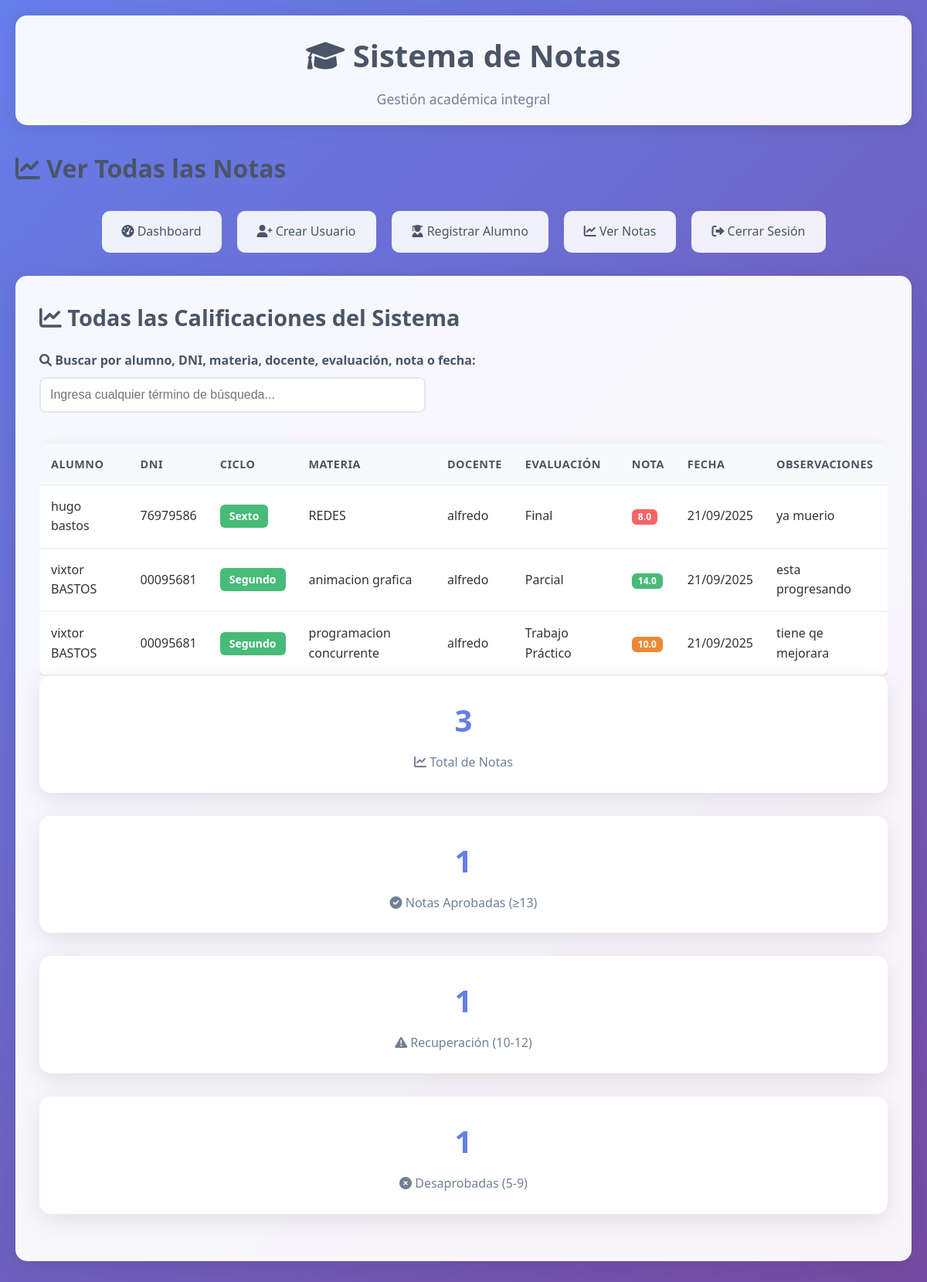
Page /admin/ver_notas (signed in) on the committed database.
### app.py (models this page shows)
class Nota(db.Model):
    id = db.Column(db.Integer, primary_key=True)
    alumno_id = db.Column(db.Integer, db.ForeignKey('alumno.id'), nullable=False)
    materia_id = db.Column(db.Integer, db.ForeignKey('materia.id'), nullable=False)
    nota = db.Column(db.Float, nullable=False)
    tipo_evaluacion = db.Column(db.String(50), nullable=False)  # 'parcial', 'final', 'trabajo', etc.
    fecha = db.Column(db.DateTime, default=datetime.utcnow)
    observaciones = db.Column(db.Text)
    alumno = db.relationship('Alumno', backref=db.backref('notas', lazy=True))
    materia = db.relationship('Materia', backref=db.backref('notas', lazy=True))

class Alumno(db.Model):
    id = db.Column(db.Integer, primary_key=True)
    dni = db.Column(db.String(20), unique=True, nullable=False)
    nombre = db.Column(db.String(100), nullable=False)
    apellido = db.Column(db.String(100), nullable=False)
    email = db.Column(db.String(120))
    telefono = db.Column(db.String(20))
    fecha_nacimiento = db.Column(db.Date)
    ciclo = db.Column(db.String(20), nullable=False)  # primero, segundo, tercero, cuarto, quinto, sexto
    fecha_registro = db.Column(db.DateTime, default=datetime.utcnow)

class Materia(db.Model):
    id = db.Column(db.Integer, primary_key=True)
    nombre = db.Column(db.String(100), nullable=False)
    codigo = db.Column(db.String(20), unique=True, nullable=False)
    docente_id = db.Column(db.Integer, db.ForeignKey('usuario.id'), nullable=False)
    docente = db.relationship('Usuario', backref=db.backref('materias', lazy=True))

class Usuario(db.Model):
    id = db.Column(db.Integer, primary_key=True)
    username = db.Column(db.String(80), unique=True, nullable=False)
    email = db.Column(db.String(120), unique=True, nullable=False)
    password_hash = db.Column(db.String(120), nullable=False)
    tipo = db.Column(db.String(20), nullable=False)  # 'admin' o 'docente'
    fecha_creacion = db.Column(db.DateTime, default=datetime.utcnow)

### app.py (the view)
@app.route('/admin/ver_notas')
def admin_ver_notas():
    if not session.get('user_id') or session.get('tipo') != 'admin':
        return redirect(url_for('login'))
    notas = db.session.query(Nota, Alumno, Materia).join(Alumno).join(Materia).order_by(Nota.fecha.desc()).all()
    return render_template('admin/ver_notas.html', notas=notas)

### app.py (called while the page is built)
@app.context_processor
def inject_flash_cleanup():
    return dict()

### templates/admin/ver_notas.html (shortened to what this page needs)
{% extends "base.html" %}
{% block content %}
<div class="dashboard-header">
    <h1 class="dashboard-title"><i class="fas fa-chart-line"></i> Ver Todas las Notas</h1>
</div>
<div class="nav" id="navMenu">
    <a href="{{ url_for('admin_dashboard') }}" onclick="closeMenu()">
        <i class="fas fa-tachometer-alt"></i> Dashboard
    </a>
    <a href="{{ url_for('crear_usuario') }}" onclick="closeMenu()">
        <i class="fas fa-user-plus"></i> Crear Usuario
    </a>
    <a href="{{ url_for('registrar_alumno') }}" onclick="closeMenu()">
        <i class="fas fa-user-graduate"></i> Registrar Alumno
    </a>
    <a href="{{ url_for('admin_ver_notas') }}" onclick="closeMenu()">
        <i class="fas fa-chart-line"></i> Ver Notas
    </a>
    <a href="{{ url_for('logout') }}" onclick="closeMenu()" class="nav-logout">
        <i class="fas fa-sign-out-alt"></i> Cerrar Sesión
    </a>
</div>
<div class="card">
    <h2><i class="fas fa-chart-line"></i> Todas las Calificaciones del Sistema</h2>
    <div class="search-container" style="margin-bottom: 20px;">
        <div class="form-group">
            <label for="searchNota" style="display: block; margin-bottom: 8px; font-weight: 600; color: #4a5568;">
                <i class="fas fa-search"></i> Buscar por alumno, DNI, materia, docente, evaluación, nota o fecha:
            </label>
            <input type="text" id="searchNota" class="form-control" placeholder="Ingresa cualquier término de búsqueda..."
                   style="width: 100%; max-width: 500px; padding: 12px; border: 2px solid #e2e8f0; border-radius: 8px; font-size: 1rem;">
        </div>
    </div>
    {% if notas %}
    <div class="table-responsive">
        <table class="table">
            <thead>
                <tr>
                    <th>Alumno</th>
                    <th>DNI</th>
                    <th>Ciclo</th>
                    <th>Materia</th>
                    <th>Docente</th>
                    <th>Evaluación</th>
                    <th>Nota</th>
                    <th>Fecha</th>
                    <th>Observaciones</th>
                </tr>
            </thead>
            <tbody>
                {% for nota, alumno, materia in notas %}
                <tr class="nota-row"
                    data-alumno="{{ alumno.nombre }} {{ alumno.apellido }}"
                    data-dni="{{ alumno.dni }}"
                    data-ciclo="{{ alumno.ciclo }}"
                    data-materia="{{ materia.nombre }}"
                    data-docente="{{ materia.docente.username }}"
                    data-evaluacion="{{ nota.tipo_evaluacion }}"
                    data-nota="{{ nota.nota }}"
                    data-fecha="{{ nota.fecha.strftime('%d/%m/%Y') }}"
                    data-observaciones="{{ nota.observaciones or '' }}">
                    <td>{{ alumno.nombre }} {{ alumno.apellido }}</td>
                    <td>{{ alumno.dni }}</td>
                    <td>
                        <span class="badge badge-success" style="font-size: 14px; padding: 8px 12px;">
                            {{ alumno.ciclo.title() if alumno.ciclo else 'Sin ciclo' }}
                        </span>
                    </td>
                    <td>{{ materia.nombre }}</td>
                    <td>{{ materia.docente.username }}</td>
                    <td>{{ nota.tipo_evaluacion }}</td>
                    <td>
                        <span class="badge badge-{{ 'success' if nota.nota >= 13 else 'warning' if nota.nota >= 10 else 'danger' }}">
                            {{ nota.nota }}
                        </span>
                    </td>
                    <td>{{ nota.fecha.strftime('%d/%m/%Y') }}</td>
                    <td>{{ nota.observaciones or '-' }}</td>
                </tr>
                {% endfor %}
            </tbody>
        </table>
    </div>
    <div class="stats-summary">
        <div class="grid grid-4">
            <div class="stats-card">
                <h3>{{ notas|length }}</h3>
                <p><i class="fas fa-chart-line"></i> Total de Notas</p>
            </div>
            <div class="stats-card">
                <h3>{{ notas|selectattr('0.nota', 'ge', 13)|list|length }}</h3>
                <p><i class="fas fa-check-circle"></i> Notas Aprobadas (≥13)</p>
            </div>
            <div class="stats-card">
                <h3>{{ notas|selectattr('0.nota', 'ge', 10)|selectattr('0.nota', 'lt', 13)|list|length }}</h3>
                <p><i class="fas fa-exclamation-triangle"></i> Recuperación (10-12)</p>
            </div>
            <div class="stats-card">
                <h3>{{ notas|selectattr('0.nota', 'ge', 5)|selectattr('0.nota', 'lt', 10)|list|length }}</h3>
                <p><i class="fas fa-times-circle"></i> Desaprobadas (5-9)</p>
            </div>
        </div>
    </div>
    {% else %}
    <div class="alert alert-info">
        <i class="fas fa-info-circle"></i>
        No hay notas registradas en el sistema.
    </div>
    {% endif %}
</div>
{% endblock %}

### static/css/style.css (style rules this page uses)
* { margin: 0; padding: 0; box-sizing: border-box; }
body { font-family: 'Segoe UI', Tahoma, Geneva, Verdana, sans-serif; line-height: 1.6; color: #333; background: linear-gradient(135deg, #667eea 0%, #764ba2 100%); min-height: 100vh; }
.card { background: rgba(255, 255, 255, 0.95); backdrop-filter: blur(10px); border-radius: 15px; padding: 30px; margin-bottom: 30px; box-shadow: 0 8px 32px rgba(0, 0, 0, 0.1); border: 1px solid rgba(255, 255, 255, 0.2); }
.card h2 { color: #4a5568; margin-bottom: 20px; font-size: 1.8rem; font-weight: 600; }
.form-group { margin-bottom: 20px; }
.form-group label { display: block; margin-bottom: 8px; color: #4a5568; font-weight: 500; font-size: 1rem; }
.form-control { width: 100%; padding: 12px 16px; border: 2px solid #e2e8f0; border-radius: 10px; font-size: 1rem; transition: all 0.3s ease; background: rgba(255, 255, 255, 0.9); }
.nav { display: flex; justify-content: center; gap: 20px; margin-bottom: 30px; flex-wrap: wrap; }
.nav a { padding: 12px 24px; background: rgba(255, 255, 255, 0.9); color: #4a5568; text-decoration: none; border-radius: 10px; font-weight: 500; transition: all 0.3s ease; border: 2px solid transparent; }
.table { width: 100%; border-collapse: collapse; margin-top: 20px; background: white; border-radius: 10px; overflow: hidden; box-shadow: 0 4px 15px rgba(0, 0, 0, 0.1); }
.table th, .table td { padding: 15px; text-align: left; border-bottom: 1px solid #e2e8f0; }
.table th { background: #f7fafc; color: #4a5568; font-weight: 600; font-size: 0.9rem; text-transform: uppercase; letter-spacing: 0.5px; }
.grid { display: grid; gap: 30px; margin-bottom: 30px; }
.stats-card { background: rgba(255, 255, 255, 0.95); backdrop-filter: blur(10px); border-radius: 15px; padding: 25px; text-align: center; box-shadow: 0 8px 32px rgba(0, 0, 0, 0.1); border: 1px solid rgba(255, 255, 255, 0.2); }
.stats-card h3 { font-size: 2.5rem; color: #667eea; margin-bottom: 10px; font-weight: 700; }
.stats-card p { color: #718096; font-size: 1rem; font-weight: 500; }
.dashboard-header { display: flex; justify-content: space-between; align-items: center; margin-bottom: 30px; flex-wrap: wrap; gap: 20px; }
.dashboard-title { color: #4a5568; font-size: 2rem; font-weight: 700; }
.card { animation: fadeIn 0.6s ease-out; }
.badge { display: inline-block; padding: 4px 8px; font-size: 0.75rem; font-weight: 600; line-height: 1; text-align: center; white-space: nowrap; vertical-align: baseline; border-radius: 6px; color: white; }
.badge-success { background-color: #48bb78; }
.badge-warning { background-color: #ed8936; }
.badge-danger { background-color: #f56565; }
.table-responsive { overflow-x: auto; -webkit-overflow-scrolling: touch; }

### rows in the picture
Nota: nombre "hugo", apellido "bastos", dni "76979586", ciclo "Sexto", nombre "REDES", docente.username "alfredo", tipo_evaluacion "Final", nota "8.0", fecha "21/09/2025", observaciones "ya muerio"
Nota: nombre "vixtor", apellido "BASTOS", dni "00095681", ciclo "Segundo", nombre "animacion grafica", docente.username "alfredo", tipo_evaluacion "Parcial", nota "14.0", fecha "21/09/2025", observaciones "esta progresando"
Nota: nombre "vixtor", apellido "BASTOS", dni "00095681", ciclo "Segundo", nombre "programacion concurrente", docente.username "alfredo", tipo_evaluacion "Trabajo Práctico", nota "10.0", fecha "21/09/2025", observaciones "tiene qe mejorara"

### other values in the picture
{{ notas|length }} "3"
{{ notas|selectattr('0.nota', 'ge', 13)|list|length }} "1"
